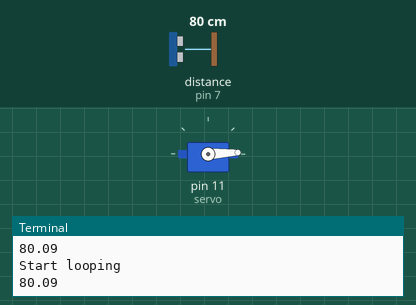
Recording of a program running on a simulated Raspberry Pi (header pin numbers). On the bench: servo, the last lines printed to the terminal. Inputs (shaded band) come from the test bench; at power-on: distance to the obstacle (sensor on pin 7) 80 cm. The echo pulse lasts 58.3 µs per cm; servo angles are drawn from the pulse width (0.5 ms = 0°, 2.5 ms = 180°); the clock reads 2024-03-15 10:24:30 at power-on unless the program sets it.

Above: at 1.2 s.
1.3 s: distance to the obstacle (sensor on pin 7) set to 9 cm
At 1.7 s:
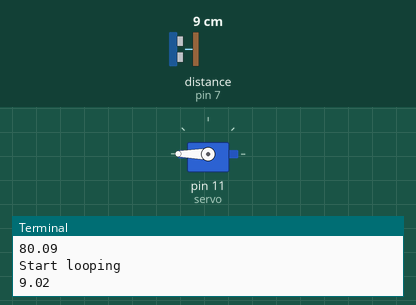
2.8 s: distance to the obstacle (sensor on pin 7) set to 18 cm
At 4.3 s:
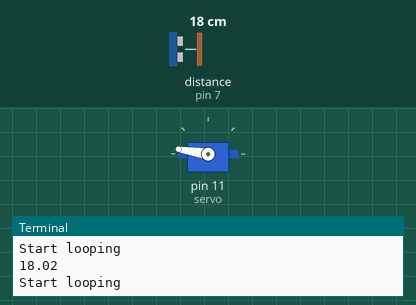
4.6 s: distance to the obstacle (sensor on pin 7) set to 35 cm
At 6.0 s:
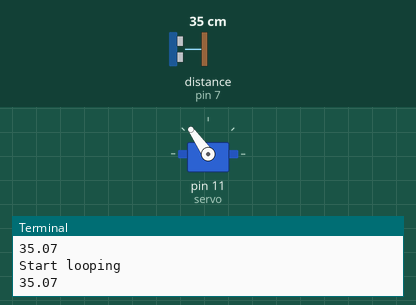
6.4 s: distance to the obstacle (sensor on pin 7) set to 60 cm
At 7.8 s:
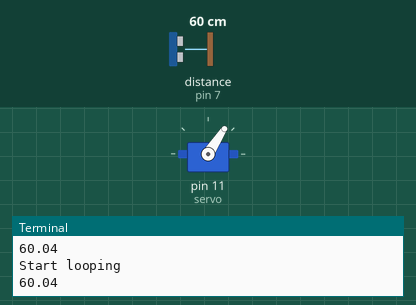
Timing chart, 0 to 9.2 s (numbered marks = the images above; inputs shaded):
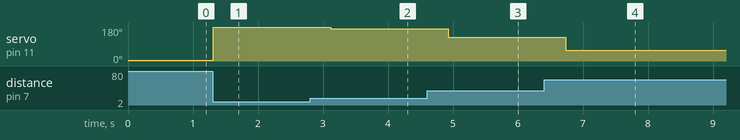

Measured:
- after the input at 1.3 s, servo on pin 11 (servo): 3° → 180° at once
- after the input at 2.8 s, servo on pin 11 (servo): 180° → 171° after 0.32 s
- after the input at 4.6 s, servo on pin 11 (servo): 171° → 125° after 0.32 s
- after the input at 6.4 s, servo on pin 11 (servo): 125° → 57° after 0.33 s

The program:

ultraservo.py
```python
import RPi.GPIO as GPIO
import time

GPIO.setmode(GPIO.BOARD)

TRIG = 8
ECHO = 7

GPIO.setup(TRIG,GPIO.OUT)
GPIO.setup(ECHO,GPIO.IN)
GPIO.setup(11,GPIO.OUT)
servo = GPIO.PWM(11,50)
servo.start(14.7)

while(True):
	print("Start looping")
	angle = 0
	GPIO.output(TRIG,False)
#	print('Wait for sensor')
	time.sleep(0.1)
	GPIO.output(TRIG,True)
	time.sleep(0.00001)
	GPIO.output(TRIG,False)


	while(GPIO.input(ECHO) == 0):
		startpulse = time.time()
#		print(GPIO.input(ECHO))
#		print('record start time',startpulse)
	while(GPIO.input(ECHO) == 1):
		endpulse = time.time()
#		print(GPIO.input(ECHO))
#		print('record end time')

	duration = endpulse - startpulse
	distance = duration * 17150
	distance = round(distance,2)
	print(distance)
	if distance >= 100:
		continue
	elif distance < 0:
		continue
	servo.ChangeDutyCycle(14.7-(0.15*distance))
	time.sleep(0.5)

#	for x in range(distance):
#	if angle == x:
'''
	if distance == 10:
		angle = 1
	elif distance == 15:
		angle = 2
	elif distance == 20:
		angle = 3
	elif distance == 25:
		angle = 4
	elif distance == 30:
		angle = 5
	elif distance == 35:
		angle = 6
	elif distance == 36:
'''
```
